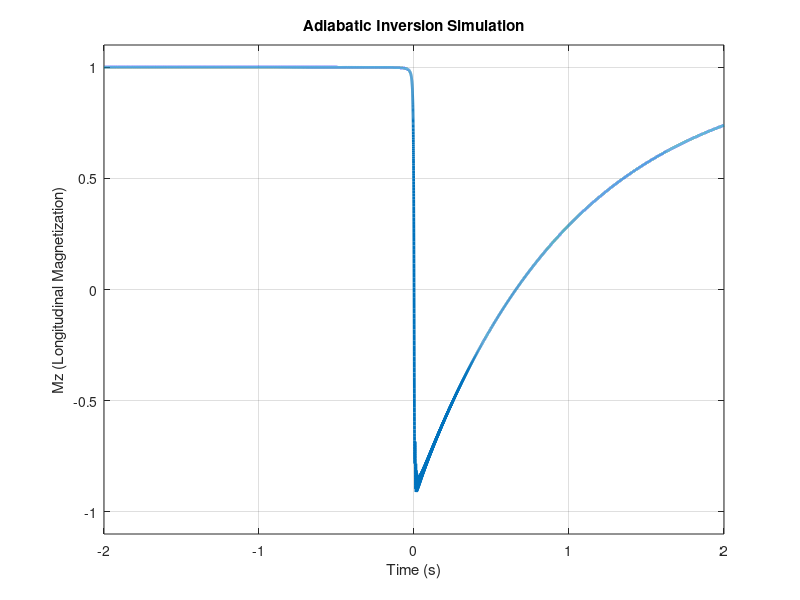

MATLAB code to generate this figure:
% Adiabatic Inversion Simulation based on Maccotta et al., 1997

% Parameters
v = 20E-02;             % velocity of blood [m/s]
dt = 0.1E-03;           % time step [s]
b1 = 2.4E-06;           % RF field [T] (~24 mG)
g = 0.0025;             % gradient [T/m] (0.25 G/cm)
gamma = 42.58E06;       % gamma [Hz/T]
T1 = 1.0;               % T1 blood [s]
T2 = 0.2;               % T2 blood [s]

time_vec = -2:dt:2;     
n = length(time_vec);
M_store = zeros(3,n);

M = [0; 0; 1];          

i = 1;
for t = time_vec
    % Calculate Field Offsets
    freq_offset = gamma*v*g*t;  % Delta Omega [Hz]
    
    % In rotating frame: B_eff = [B1,  0,  freq_offset/gamma]. Assume B1
    % applied along x.
    Beff_vec = [b1; 0; freq_offset/gamma]; 
    Omega_eff = norm(gamma*Beff_vec); % Magnitude of effective field
    
    % Perform a finite rotation using Rodrigues' Formula
    if Omega_eff > 0
        k = Beff_vec / norm(Beff_vec); % Normalized axis of rotation
        alpha = 2*pi*dt*Omega_eff; % Rotation angle [rad]
        
        % Rodrigues' Rotation Formula: v_rot = v cos(a) + (k x v) sin(a) + k(k.v)(1-cos(a))
        M = M*cos(alpha) + ...
            cross(k, M)*sin(alpha) + ...
            k*dot(k, M)*(1 - cos(alpha));
    end
    
    % Relaxation
    E2 = exp(-dt/T2);
    E1 = exp(-dt/T1);

    % perform T2 relaxation in x and y
    M(1) = M(1)*E2;
    M(2) = M(2)*E2;
    
    % peform T1 relaxation in z
    M0 = 1.0;
    M(3) = (M(3) - M0)*E1 + M0;
    
    % Store and Increment
    M_store(:,i) = M;
    i = i + 1;
end

% Visualization
figure;
plot(time_vec, M_store(3, :), 'LineWidth', 2);
xlabel('Time (s)');
ylabel('Mz (Longitudinal Magnetization)');
title('Adiabatic Inversion Simulation');
grid on;
ylim([-1.1 1.1]);


